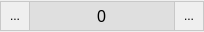
<?xml version="1.0" encoding="UTF-8"?>
<ui version="4.0">
 <class>SpinBox</class>
 <widget class="QWidget" name="SpinBox">
  <property name="geometry">
   <rect>
    <x>0</x>
    <y>0</y>
    <width>204</width>
    <height>32</height>
   </rect>
  </property>
  <property name="sizePolicy">
   <sizepolicy hsizetype="Fixed" vsizetype="Fixed">
    <horstretch>0</horstretch>
    <verstretch>0</verstretch>
   </sizepolicy>
  </property>
  <property name="windowTitle">
   <string>SpinBox</string>
  </property>
  <property name="styleSheet">
   <string notr="true">QToolButton{
border:1px solid rgba(200, 200, 200, 255);
}
QLineEdit{
border-top:1px solid rgba(200, 200, 200, 255);
border-bottom:1px solid rgba(200, 200, 200, 255);
background-color: rgba(200, 200, 200,100);
}</string>
  </property>
  <layout class="QHBoxLayout" name="horizontalLayout_2">
   <property name="spacing">
    <number>0</number>
   </property>
   <property name="leftMargin">
    <number>0</number>
   </property>
   <property name="topMargin">
    <number>0</number>
   </property>
   <property name="rightMargin">
    <number>0</number>
   </property>
   <property name="bottomMargin">
    <number>0</number>
   </property>
   <item>
    <layout class="QHBoxLayout" name="horizontalLayout">
     <property name="spacing">
      <number>0</number>
     </property>
     <item>
      <widget class="QToolButton" name="tb_sub">
       <property name="minimumSize">
        <size>
         <width>30</width>
         <height>30</height>
        </size>
       </property>
       <property name="maximumSize">
        <size>
         <width>30</width>
         <height>30</height>
        </size>
       </property>
       <property name="text">
        <string>...</string>
       </property>
       <property name="icon">
        <iconset resource="spinboxdouble.qrc">
         <normaloff>:/imagespinboxdouble/icon_sub.png</normaloff>:/imagespinboxdouble/icon_sub.png</iconset>
       </property>
       <property name="iconSize">
        <size>
         <width>30</width>
         <height>30</height>
        </size>
       </property>
       <property name="autoRaise">
        <bool>false</bool>
       </property>
      </widget>
     </item>
     <item>
      <widget class="QLineEdit" name="le_content">
       <property name="minimumSize">
        <size>
         <width>0</width>
         <height>30</height>
        </size>
       </property>
       <property name="maximumSize">
        <size>
         <width>16777215</width>
         <height>30</height>
        </size>
       </property>
       <property name="font">
        <font>
         <pointsize>12</pointsize>
        </font>
       </property>
       <property name="text">
        <string>0</string>
       </property>
       <property name="frame">
        <bool>false</bool>
       </property>
       <property name="alignment">
        <set>Qt::AlignCenter</set>
       </property>
      </widget>
     </item>
     <item>
      <widget class="QToolButton" name="tb_add">
       <property name="minimumSize">
        <size>
         <width>30</width>
         <height>30</height>
        </size>
       </property>
       <property name="maximumSize">
        <size>
         <width>30</width>
         <height>30</height>
        </size>
       </property>
       <property name="text">
        <string>...</string>
       </property>
       <property name="icon">
        <iconset resource="spinboxdouble.qrc">
         <normaloff>:/imagespinboxdouble/icon_add.png</normaloff>:/imagespinboxdouble/icon_add.png</iconset>
       </property>
       <property name="iconSize">
        <size>
         <width>30</width>
         <height>30</height>
        </size>
       </property>
       <property name="autoRaise">
        <bool>false</bool>
       </property>
      </widget>
     </item>
    </layout>
   </item>
  </layout>
 </widget>
 <resources>
  <include location="spinboxdouble.qrc"/>
 </resources>
 <connections/>
</ui>
